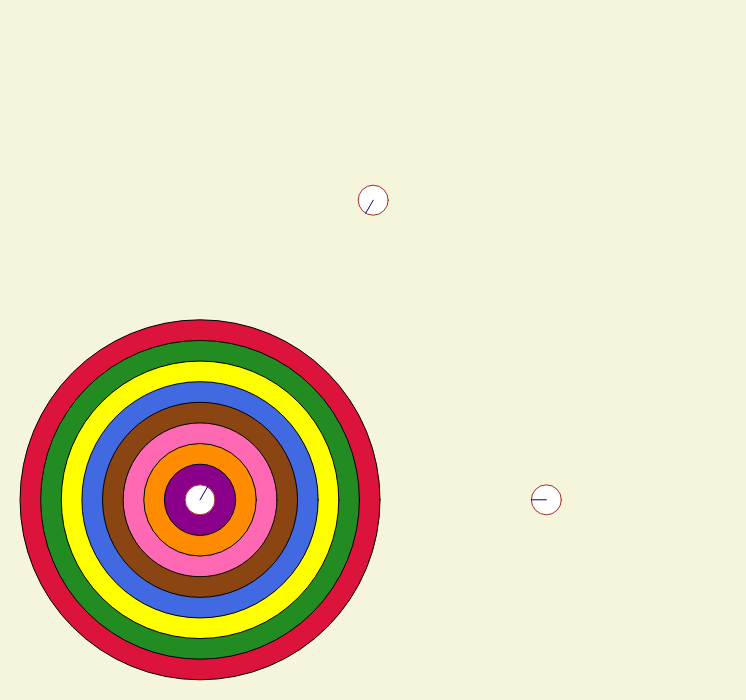
Frame 1 (no input)
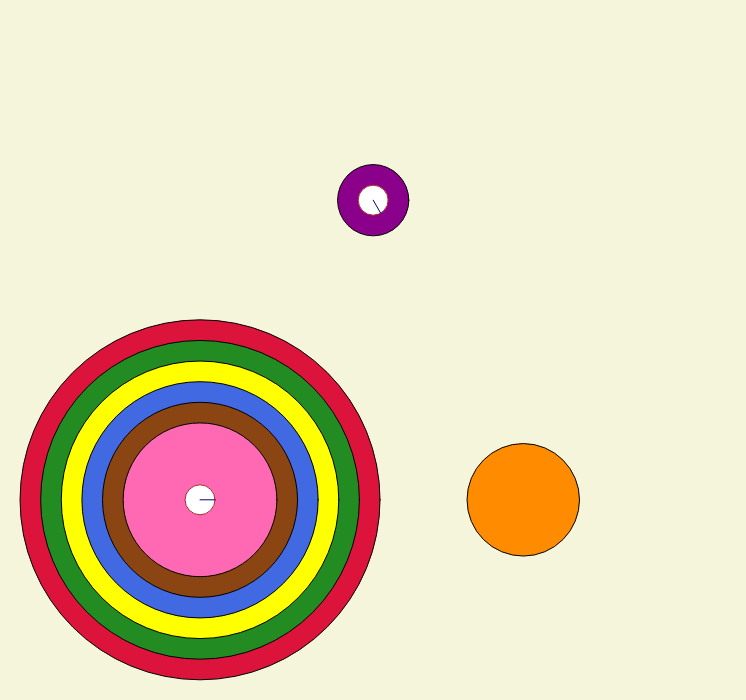
Frame 60 (no input)
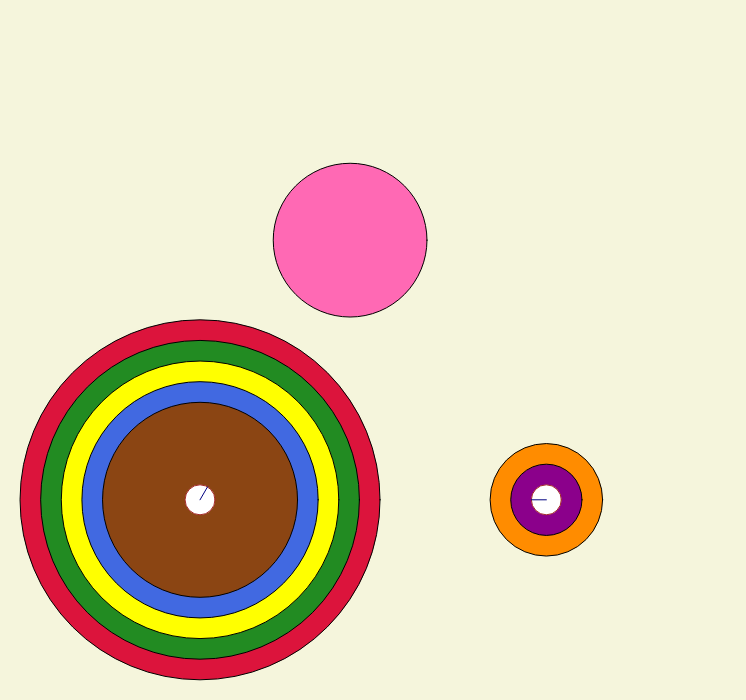
Frame 120 (the mouse pressed at the canvas centre since frame 60)

The p5.js sketch that drew these frames (run headless with seeded random() and noise() and a simulated clock; from frame 60 on, the mouse is pressed at the canvas centre):

// p5.js sketch
// ── sketch.js
const COLORS = [ 'crimson', 'forestgreen', 'yellow', 'royalblue',
                 'saddlebrown', 'hotpink', 'darkorange', 'darkmagenta' ];
const N_DISKS = COLORS.length;
const BASE_LENGTH = 200;
const C_WIDTH  = 3.732 * BASE_LENGTH;
const C_HEIGHT = 3.500 * BASE_LENGTH;
const DISK_R = 0.9 * BASE_LENGTH;
const POLE_R = 15;
const POSITIONS = { 'Source'      : [0.268, 0.714],
                    'Auxiliary'   : [0.500, 0.286],
                    'Destination' : [0.732, 0.714] };
const FLASH_CTR = 20;
const STEPS = 30;

class Vector {
  constructor(x, y) {
    this.x = x;
    this.y = y;
  }
}

class Position extends Vector {
  constructor(x, y) { super(x, y); }

  move(vec) {
    this.x += vec.x;
    this.y += vec.y;
  }
}

class Disk {
  constructor(level) {
    this.level = level;
    this.color = COLORS[level];
    this.r = (DISK_R-POLE_R)*(N_DISKS-level)/N_DISKS + POLE_R;
  }

  draw(pos) {
    stroke('black');
    fill(this.color);
    ellipse(pos.x, pos.y, 2*this.r);
  }
}

class MovingDisk extends Disk {
  constructor(level, from, to) {
    super(level); 
    this.pos = new Position(from.pos.x, from.pos.y);
    this.vec = new Vector((to.pos.x-from.pos.x)/STEPS, 
                          (to.pos.y-from.pos.y)/STEPS);
    this.move_ctr = 0;
    this.from = from;
    this.to = to;
  }

  step_forward() {
    this.pos.move(this.vec);
    this.move_ctr++;
  }

  finish_p() {
    var ret_flag = false;
    if (ret_flag = (this.move_ctr == STEPS)) {
      this.to.disks.push(new Disk(this.level));
    }
    return ret_flag;
  }
}

class Tower {
  constructor(name, disks, direction=null) {
    this.name = name;
    this.disks = [];
    for (var i = 0; i < disks; i++) { this.disks.push(new Disk(i)); }
    this.direction = direction;
    var rx, ry;
    [rx,ry] = POSITIONS[name];
    this.pos = new Position(rx*C_WIDTH, ry*C_HEIGHT);

    this.exchanging = false;
    this.flash_ctr = 0;
  }

  draw() {
    var pos  = this.pos;
    var pos2 = this.direction.pos;
    var sx, sy, dx, dy, r;

    // draw disks
    this.disks.forEach(function(d) { d.draw(pos) })

    // draw a pole
    stroke('brown');
    fill(this.exchanging & (this.flash_ctr < FLASH_CTR/2) 
      ? 'gold' : 'white');
    ellipse(pos.x, pos.y, 2*POLE_R);

    // draw a direction
    stroke('navy');
    [sx, sy] = [pos.x,  pos.y ];
    [dx, dy] = [pos2.x, pos2.y];
    r = POLE_R / Math.sqrt((dx-sx)*(dx-sx)+(dy-sy)*(dy-sy));
    [dx, dy] = [(dx-sx)*r+sx, (dy-sy)*r+sy];
    line(sx, sy, dx, dy);
  }

  get toplevel() {
    var l = this.disks.length;
    // '-1' means there is no disk.
    return (l > 0) ? this.disks[l-1].level : -1;
  }
}

var src = new Tower('Source', N_DISKS);
var aux = new Tower('Auxiliary',   0, src);
var dst = new Tower('Destination', 0, src);
// In the case of N_DISKS is odd, the src must face the src.
// Otherwise, the src faces the aux.
src.direction = (COLORS.length % 2 == 1) ? dst : aux;

// the reference to the moving disk is stored to this variable.
var moving_disk = null;

function draw_stacking_disks() {
  background('beige');
  [src, aux, dst].forEach(function(t) { t.draw(); })
}

function flash_poles() {
  [src, aux, dst].forEach(function(t) {
    t.exchanging = (t.direction.direction === t);
    t.flash_ctr += 1;
    t.flash_ctr %= FLASH_CTR;
  })
}

function pop_disk(src, aux, dst) {
  var towers = [src, aux, dst].filter(t => t.exchanging);
  var idx, from, to;
  idx = (towers[0].toplevel > towers[1].toplevel) ? 0 : 1;
  [from, to] = [towers[idx], towers[1-idx]];
  return new MovingDisk(from.disks.pop().level, from, to);
}

function draw_moving_disk() {
  var d = moving_disk;
  d.step_forward();
  d.draw(d.pos);
  return d.finish_p();
}

function turn() {
  [moving_disk.from, moving_disk.to].forEach(function(t) {
    t.direction = ([src, aux, dst]
      .filter(x => (x !== t) && (x !== t.direction)))[0];
    t.exchanging = false;
  })
}

function setup() {
  createCanvas(C_WIDTH, C_HEIGHT);
  frameRate(30);
}

function draw() {
  // draw three towers and disks stacking on the towers
  draw_stacking_disks();

  // find two exchange-towers out of three
  flash_poles();

  // start exchanging
  if (moving_disk == null) {
    moving_disk = pop_disk(src, aux, dst);
  } else if (draw_moving_disk()) {
    turn();
    moving_disk = null;
  } // else { do nothing }
}
